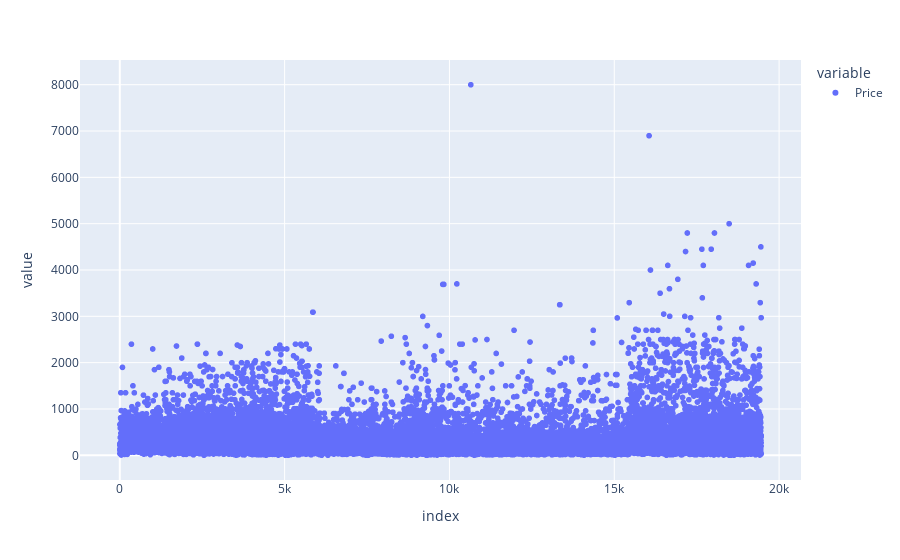

Here is the notebook cell this chart was saved with:
### Code cell
scatter(data_frame = dataset.Price).show()

### Figure 1 — Plotly figure (JSON) as saved in the notebook; plotly's stock layout.template omitted (floating-point values rounded to 4 significant figures; data arrays with more than 128 entries replaced by an {"elided": "..."} marker saying what was removed)
{"data": [{"hovertemplate": "variable=Price<br>index=%{x}<br>value=%{y}<extra></extra>", "legendgroup": "Price", "marker": {"color": "#636efa", "symbol": "circle"}, "mode": "markers", "name": "Price", "showlegend": true, "type": "scattergl", "x": {"elided": "19458 int values"}, "xaxis": "x", "y": {"elided": "19458 float values"}, "yaxis": "y"}], "layout": {"legend": {"title": {"text": "variable"}, "tracegroupgap": 0}, "margin": {"t": 60}, "xaxis": {"anchor": "y", "domain": [0, 1], "title": {"text": "index"}}, "yaxis": {"anchor": "x", "domain": [0, 1], "title": {"text": "value"}}}}
